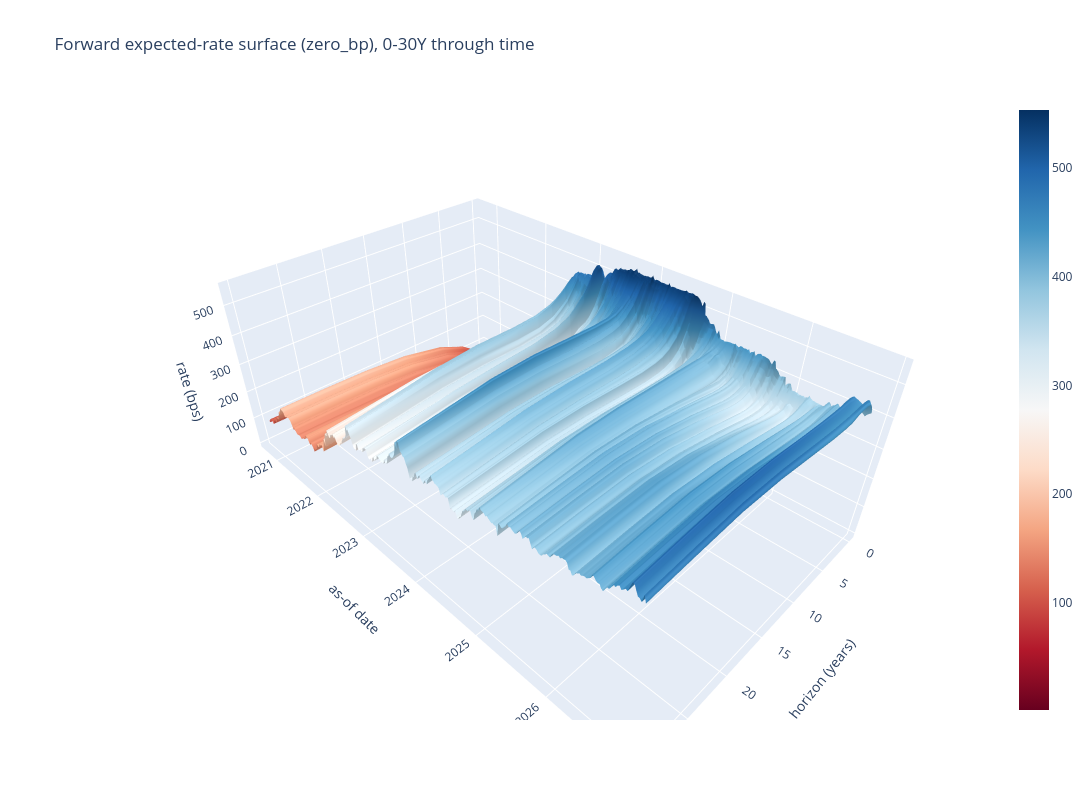

This figure's notebook cell:
### Markdown cell above
## Phase 5 — the forward expected-rate surface (0-30Y through time)

At every date, the full forward view FedWatch gives for 2 years — but 30
years deep: `curve_history` evaluates the unified curve weekly on a
standard horizon grid (SOFR era, Oct 2020 ->); the cube's `model` layer +
`horizon_years` axis complete the FedWatch-style 0-30Y forward
probability pane. Plotly surfaces below.

### Code cell
# --- forward expected-rate surface: horizon x date x rate (THE chart)
from fedwatch import curve_history as chp
ch = chp.load_curve_history()
print(ch.groupby(ch['as_of'].dt.year)['as_of'].nunique().to_string())
fp.plotly_forward_surface(ch).show()

### Figure 1 — Plotly figure (JSON) as saved in the notebook; plotly's stock layout.template omitted (floating-point values rounded to 4 significant figures; data arrays with more than 128 entries replaced by an {"elided": "..."} marker saying what was removed)
{"data": [{"colorscale": [[0.0, "rgb(5,48,97)"], [0.1, "rgb(33,102,172)"], [0.2, "rgb(67,147,195)"], [0.3, "rgb(146,197,222)"], [0.4, "rgb(209,229,240)"], [0.5, "rgb(247,247,247)"], [0.6, "rgb(253,219,199)"], [0.7, "rgb(244,165,130)"], [0.8, "rgb(214,96,77)"], [0.9, "rgb(178,24,43)"], [1.0, "rgb(103,0,31)"]], "connectgaps": true, "reversescale": true, "type": "surface", "x": [0.08333, 0.25, 0.5, 0.75, 1.0, 1.5, 2.0, 3.0, 4.0, 5.0, 7.0, 10.0, 15.0, 20.0, 25.0, 30.0], "y": {"elided": "318 str values"}, "z": {"elided": "318x16 float values"}}], "layout": {"height": 800, "scene": {"aspectratio": {"x": 1, "y": 1.6, "z": 0.6}, "xaxis": {"title": {"text": "horizon (years)"}}, "yaxis": {"title": {"text": "as-of date"}}, "zaxis": {"title": {"text": "rate (bps)"}}}, "title": {"text": "Forward expected-rate surface (zero_bp), 0-30Y through time"}, "width": 1150}}
